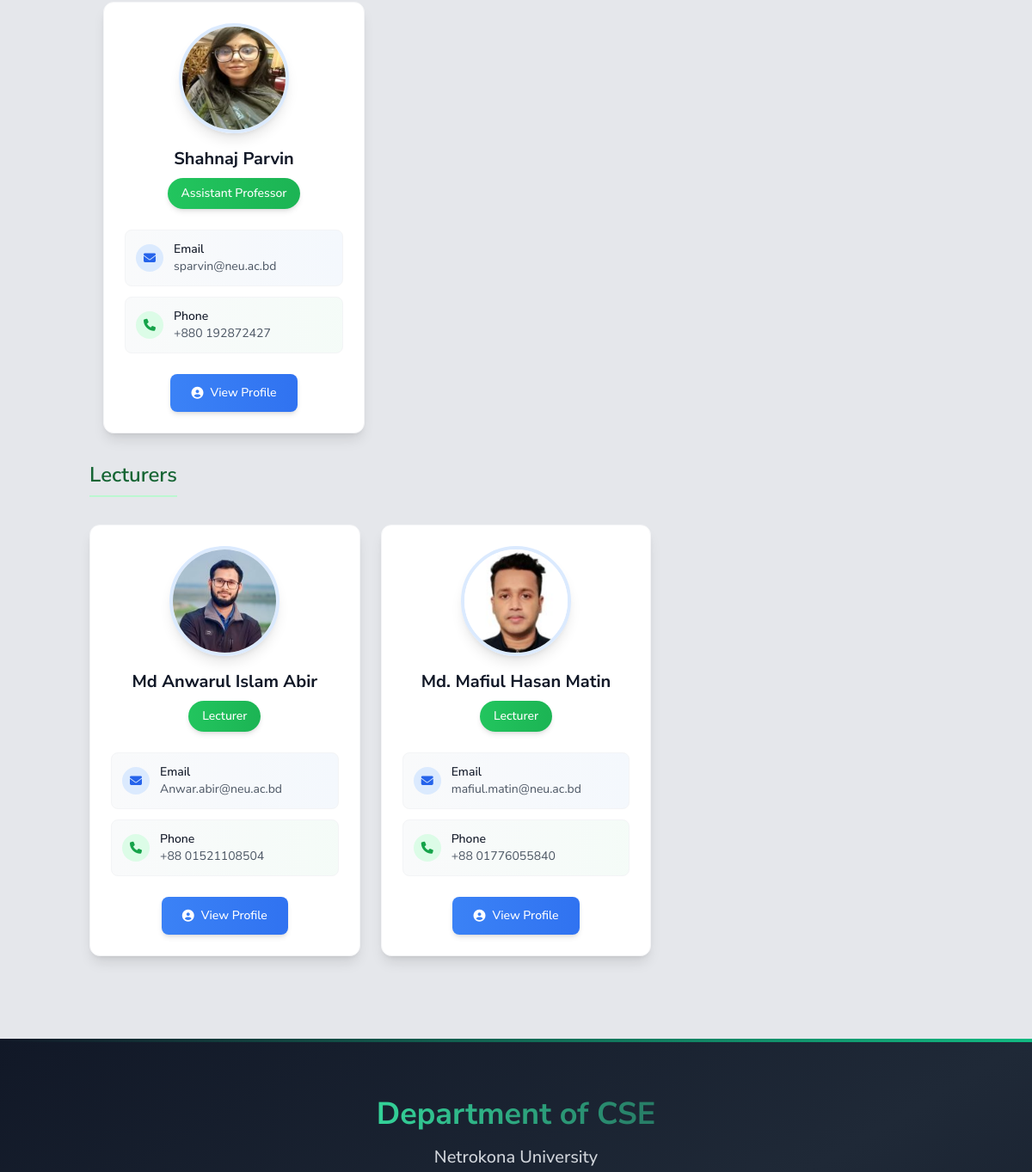
Page /faculty/active/ (middle part) on the earlier database version.
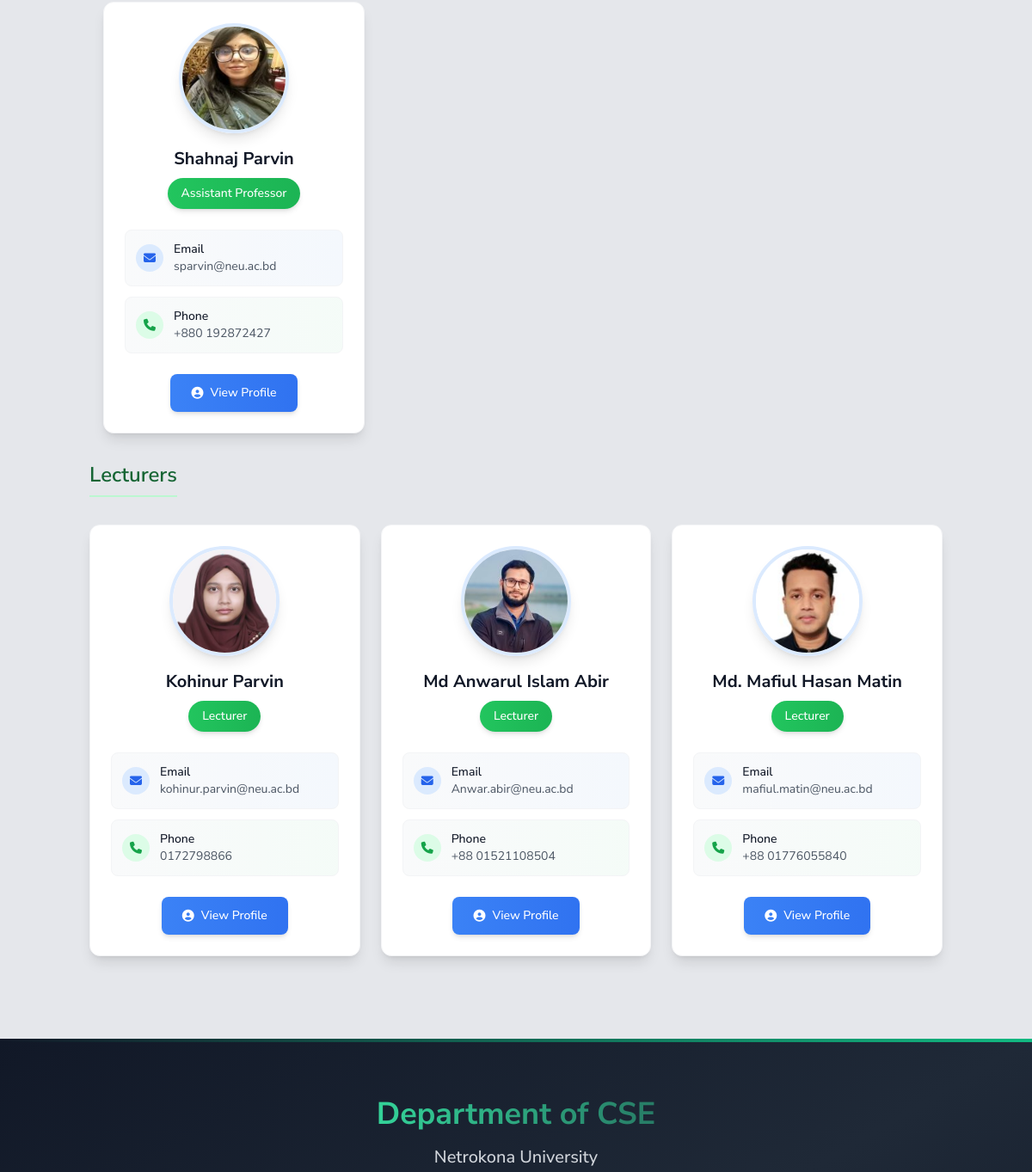
Same page on the later database version.
### cse_app/models.py (models this page shows, shortened)
class FacultyMember(models.Model):
    DESIGNATION_CHOICES = (
        ('professor', 'Professor'),
        ('associate_professor', 'Associate Professor'),
        ('assistant_professor', 'Assistant Professor'),
        ('lecturer', 'Lecturer'),
        ('chairman', 'Chairman'),
    )
    STATUS_CHOICES = (
        ('active', 'Active'),
        ('on_leave', 'On Leave'),
        ('ex_chairman', 'Ex-Chairman'),
        ('past_faculty', 'Past Faculty'),
    )
    MEMBER_TYPE_CHOICES = (
        ('full_time', 'Full-time'),
        ('part_time', 'Part-time'),
        ('visiting', 'Visiting'),
        ('adjunct', 'Adjunct'),
    )
    user = models.OneToOneField(User, on_delete=models.CASCADE, null=True, blank=True)
    name = models.CharField(max_length=100)
    designation = models.CharField(max_length=30, choices=DESIGNATION_CHOICES)
    status = models.CharField(max_length=20, choices=STATUS_CHOICES, default='active')
    member_type = models.CharField(max_length=20, choices=MEMBER_TYPE_CHOICES, default='full_time')
    email = models.EmailField()
    phone = models.CharField(max_length=15, blank=True)
    room_no = models.CharField(max_length=10, blank=True)
    image = models.ImageField(upload_to='faculty/', blank=True)
    bio = models.TextField(blank=True)
    research_interest = models.TextField(blank=True)
    research_gate_url = models.URLField(blank=True, help_text="ResearchGate profile URL")
    google_scholar_url = models.URLField(blank=True, help_text="Google Scholar profile URL")
    orcid_url = models.URLField(blank=True, help_text="ORCID profile URL")
    linkedin_url = models.URLField(blank=True, help_text="LinkedIn profile URL")
    personal_website = models.URLField(blank=True, help_text="Personal website URL")
    education = RichTextField(blank=True, help_text="Educational background")
    professional_experience = RichTextField(blank=True, help_text="Professional experience")
    research_activities = RichTextField(blank=True, help_text="Research activities and projects")
    publications = RichTextField(blank=True, help_text="List of publications")
    courses_taught = RichTextField(blank=True, help_text="Courses taught")
    membership = RichTextField(blank=True, help_text="Professional memberships")
    awards_honors = RichTextField(blank=True, help_text="Awards and honors received")
    others = RichTextField(blank=True, help_text="Other relevant information")
    cv_file = models.FileField(upload_to='faculty/cv/', blank=True, null=True, help_text="Upload CV/Resume")
    joined_date = models.DateField(blank=True, null=True)
    end_date = models.DateField(blank=True, null=True)
    is_chairman = models.BooleanField(default=False)
    class Meta:
        ordering = ['designation', 'name']
        verbose_name = 'Faculty Member'
        verbose_name_plural = 'Faculty Members'

### cse_app/views.py (the view)
# urls.py: path('faculty/active/', views.active_faculty, name='active_faculty'),
def active_faculty(request):
    active_faculty_members = FacultyMember.objects.filter(status='active')
    return render(request, 'cse/faculty_and_staff/active_faculty.html', {
        'faculty_members': active_faculty_members
    })

### cse_app/context_processors.py (called while the page is built)
def scrolling_notice(request):
    notice = ScrollingNotice.objects.filter(is_active=True).first()
    return {'scrolling_notice': notice.text if notice else ''}

### templates/cse/faculty_and_staff/active_faculty.html (shortened to what this page needs)
{% extends 'base.html' %}
{% block content %}
<div class="container mx-auto px-4 py-8">
    {% regroup faculty_members by designation as grouped_faculty %}
    {% for group in grouped_faculty %}
        {% if group.grouper == 'assistant_professor' %}
            {% for faculty in group.list %}
                {% if not faculty.is_chairman %}
                    <div class="w-full sm:w-[calc(50%-12px)] lg:w-[calc(33.333%-16px)] max-w-sm">
                        {% include "cse/faculty_and_staff/faculty_card.html" with faculty=faculty %}
                    </div>
                    {% if forloop.last %}
                            </div>
                    {% endif %}
                {% endif %}
            {% endfor %}
        {% endif %}
    {% endfor %}
    {% for group in grouped_faculty %}
        {% if group.grouper == 'lecturer' %}
            {% for faculty in group.list %}
                {% if not faculty.is_chairman %}
                    {% if forloop.first %}
                        <div class="mb-16">
                            <h2 class="text-2xl font-semibold text-center mb-8 text-green-800 border-b-2 border-green-200 pb-2 inline-block">
                                Lecturers
                            </h2>
                            <div class="grid grid-cols-1 md:grid-cols-2 lg:grid-cols-3 gap-6">
                    {% endif %}
                    {% include "cse/faculty_and_staff/faculty_card.html" with faculty=faculty %}
                    {% if forloop.last %}
                            </div>
                        </div>
                    {% endif %}
                {% endif %}
            {% endfor %}
        {% endif %}
    {% endfor %}
{% endblock %}

### templates/base.html (shortened to what this page needs)
{% load static %}
<!DOCTYPE html>
<html lang="en">
<head>
    <script src="https://cdn.tailwindcss.com"></script>
    <link rel="stylesheet" href="https://cdnjs.cloudflare.com/ajax/libs/font-awesome/6.4.0/css/all.min.css">
    <link href="https://unpkg.com/aos@2.3.1/dist/aos.css" rel="stylesheet">
</head>
<body class="bg-gray-200 font-sans">
    <main class="container mx-auto px-4 py-8">
        {% block content %}
        {% endblock %}
    </main>
    {% include 'Footer.html' %}
</body>
</html>

### templates/Navbar.html (shortened to what this page needs)
{% load static %}

### templates/cse/faculty_and_staff/faculty_card.html (shortened to what this page needs)
<div class="bg-white rounded-xl shadow-lg hover:shadow-xl transition-all duration-300 transform hover:-translate-y-1 border border-gray-100">
    <div class="p-6">
        <div class="flex justify-center mb-4">
            {% if faculty.image %}
                <div class="relative">
                    <img src="{{ faculty.image.url }}" alt="{{ faculty.name }}" class="w-32 h-32 rounded-full object-cover border-4 border-blue-100 shadow-lg">
                </div>
            {% endif %}
        </div>
        <div class="text-center mb-6">
            <h3 class="text-xl font-bold text-gray-900 mb-2">{{ faculty.name }}</h3>
            <div class="inline-block bg-gradient-to-r from-green-500 to-green-600 text-white px-4 py-2 rounded-full text-sm font-medium shadow-md">
                {{ faculty.get_designation_display }}
            </div>
        </div>
        <div class="space-y-3 mb-6">
            {% if faculty.email %}
                <div class="flex items-center text-gray-600 bg-gradient-to-r from-gray-50 to-blue-50 rounded-lg p-3 border border-gray-100">
                    <div class="flex-shrink-0 w-8 h-8 bg-blue-100 rounded-full flex items-center justify-center">
                        <i class="fas fa-envelope text-blue-600 text-sm"></i>
                    </div>
                    <div class="ml-3 flex-1">
                        <p class="text-sm font-medium text-gray-900">Email</p>
                        <p class="text-sm text-gray-600 truncate">{{ faculty.email }}</p>
                    </div>
                </div>
            {% endif %}
            {% if faculty.phone %}
                <div class="flex items-center text-gray-600 bg-gradient-to-r from-gray-50 to-green-50 rounded-lg p-3 border border-gray-100">
                    <div class="flex-shrink-0 w-8 h-8 bg-green-100 rounded-full flex items-center justify-center">
                        <i class="fas fa-phone text-green-600 text-sm"></i>
                    </div>
                    <div class="ml-3 flex-1">
                        <p class="text-sm font-medium text-gray-900">Phone</p>
                        <p class="text-sm text-gray-600">{{ faculty.phone }}</p>
                    </div>
                </div>
            {% endif %}
        </div>
        <div class="text-center">
            <a href="{% url 'faculty_detail' faculty.id %}"
               class="inline-flex items-center px-6 py-3 bg-gradient-to-r from-blue-500 to-blue-600 text-white text-sm font-medium rounded-lg hover:from-blue-600 hover:to-blue-700 transition-all duration-200 shadow-md hover:shadow-lg transform hover:scale-105">
                <i class="fas fa-user-circle mr-2"></i>
                View Profile
            </a>
        </div>
    </div>
</div>

### templates/Footer.html (shortened to what this page needs)
<footer class="relative bg-gradient-to-br from-gray-900 via-gray-800 to-gray-900 text-white">
    <div class="h-1 bg-gradient-to-r from-custom-green via-emerald-500 to-custom-green"></div>
    <div class="py-16 px-4 lg:px-8">
        <div class="max-w-7xl mx-auto">
            <div class="text-center mb-16">
                <h2 class="text-3xl lg:text-4xl font-bold text-white mb-4">
                    <span class="text-transparent bg-clip-text bg-gradient-to-r from-emerald-400 to-custom-green">
                    </span>
                </h2>
                <p class="text-xl text-gray-300 font-medium">Netrokona University</p>
            </div>
        </div>
    </div>
</footer>

### templates/base.html (style rules this page uses)
* { font-family: 'Nunito Sans', -apple-system, BlinkMacSystemFont, 'Segoe UI', Roboto, Oxygen, Ubuntu, Cantarell, sans-serif; }
.font-semibold { font-weight: 600; }
.font-bold { font-weight: 700; }
:root { --custom-green: #02644A; --custom-green-hover: #00916a; }
html { scroll-behavior: smooth; }

### templates/Footer.html (style rules this page uses)
.bg-gradient-to-r { background-size: 200% 200%; animation: gradientShift 4s ease infinite; }

Differences in the rows shown:
added FacultyMember: shows "Lecturers", image (picture), name "Kohinur Parvin", designation "Lecturer", email "kohinur.parvin@neu.ac.bd", phone "0172798866"
Other differences:
list line gone: "Lecturers"
